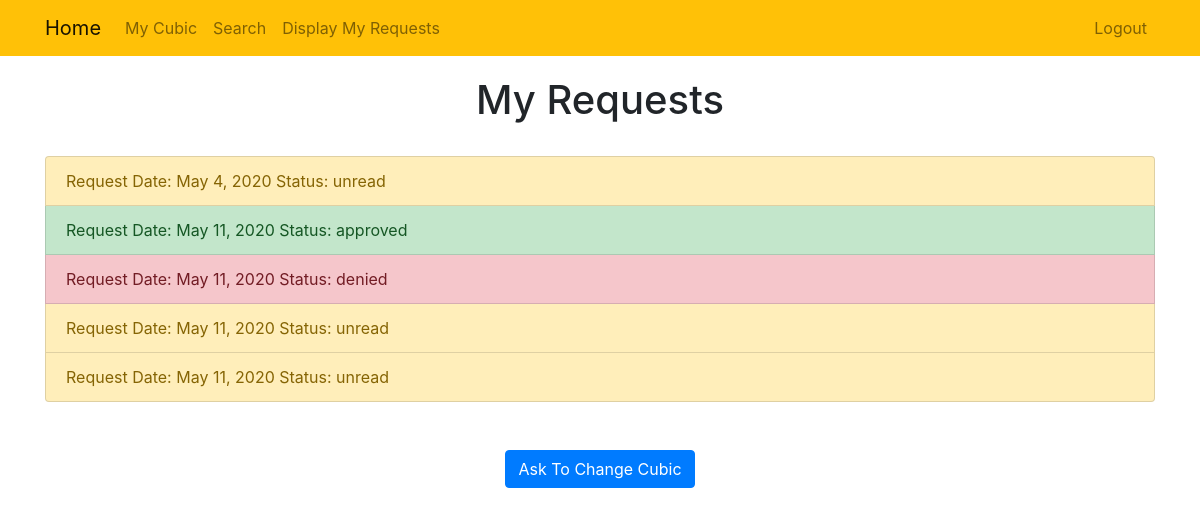
Page /users/requests/ (signed in) on the committed database.
### CustomRequests/models.py (models this page shows)
class RequestToChangeCubic(models.Model):
    user = models.ForeignKey(CustomUser, on_delete=models.CASCADE)
    request_date = models.DateField(default=now())
    cubic = models.ForeignKey(Cubic, on_delete=models.CASCADE, blank=True, null=True)
    status = models.CharField(max_length=MAX_LENGTH, choices=(('unread', 'unread'), ('in progress', 'in progress'),
                                                              ('approved', 'approved'), ('denied', 'denied')),
                              default='unread')
    reason = models.TextField(blank=True)
    notes = models.TextField(blank=True)

### custom_user/views.py (the view)
# urls.py: path('requests/', custom_user_views.display_requests, name='requests'),
@login_required()
def display_requests(request):
    requests = RequestToChangeCubic.objects.filter(user=request.user)
    return render(request, 'custom_user/requests.html', {'requests': requests})

### custom_user/models.py (called while the page is built)
    @property
    def is_active(self):
        return self.active

### custom_user/templates/custom_user/requests.html (shortened to what this page needs)
{% extends 'custom_user/base.html' %}
{% block content %}
    <body>
<h1 id="helloHeader">My Requests</h1>
<br>
    <div class="list-group">
        {% for request in requests%}
            {% if request.status == "denied" %}
                <a href="{% url 'custom_user:viewrequest' request.id %}"
                class="list-group-item list-group-item-action list-group-item-danger">
                Request Date: {{ request.request_date }}
                {% if request.status %}
                    Status: {{ request.status}}
                {% endif %}
                </a>
            {% endif %}
            {% if request.status == "approved" %}
                <a href="{% url 'custom_user:viewrequest' request.id %}"
                class="list-group-item list-group-item-action list-group-item-success">
                Request Date: {{ request.request_date }}
                {% if request.status %}
                    Status: {{ request.status}}
                {% endif %}
                </a>
            {% endif %}
            {% if request.status == "unread" %}
                <a href="{% url 'custom_user:viewrequest' request.id %}"
                class="list-group-item list-group-item-action list-group-item-warning">
                Request Date: {{ request.request_date }}
                {% if request.status %}
                    Status: {{ request.status}}
                {% endif %}
                </a>
            {% endif %}
        {% endfor %}
    </div>
        <br>
        <br>
<div class="row justify-content-center align-items-center">
        <a href="{% url 'custom_user:createrequest' %}">
            <input type="button" value="Ask To Change Cubic" class="btn btn-primary">
        </a>
</div>
</body>
{% endblock %}

### custom_user/templates/custom_user/requests.html (style rules this page uses)
#helloHeader { margin-top:20px; text-align: center; }

### rows in the picture
RequestToChangeCubic: request_date "May 4, 2020", status "unread"
RequestToChangeCubic: request_date "May 11, 2020", status "approved"
RequestToChangeCubic: request_date "May 11, 2020", status "denied"
RequestToChangeCubic: request_date "May 11, 2020", status "unread"
RequestToChangeCubic: request_date "May 11, 2020", status "unread"
